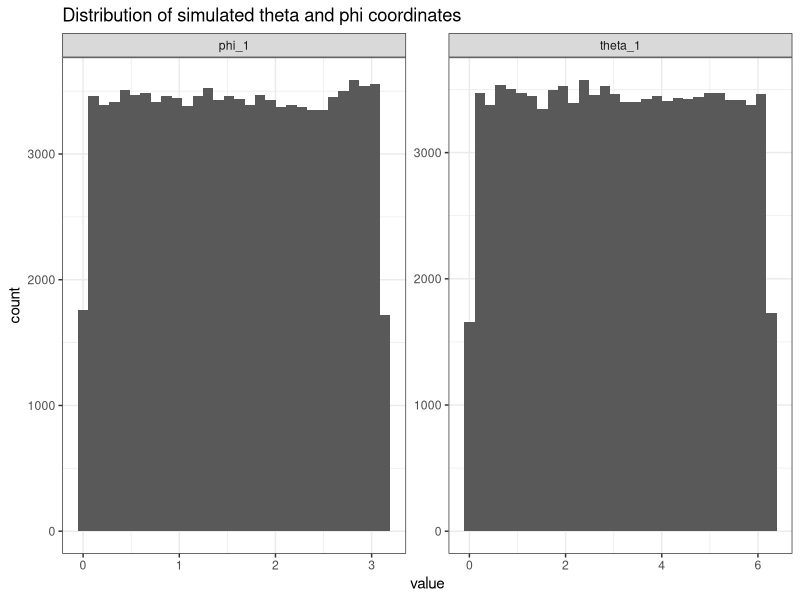
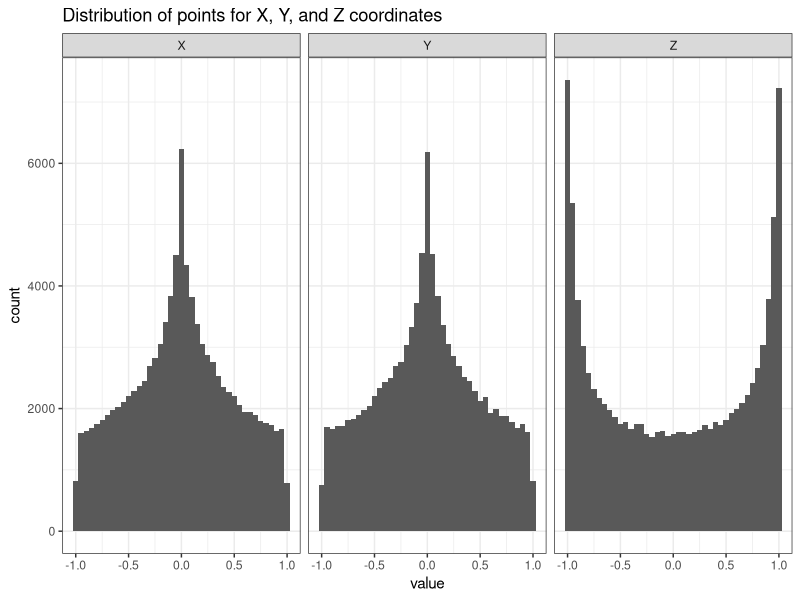
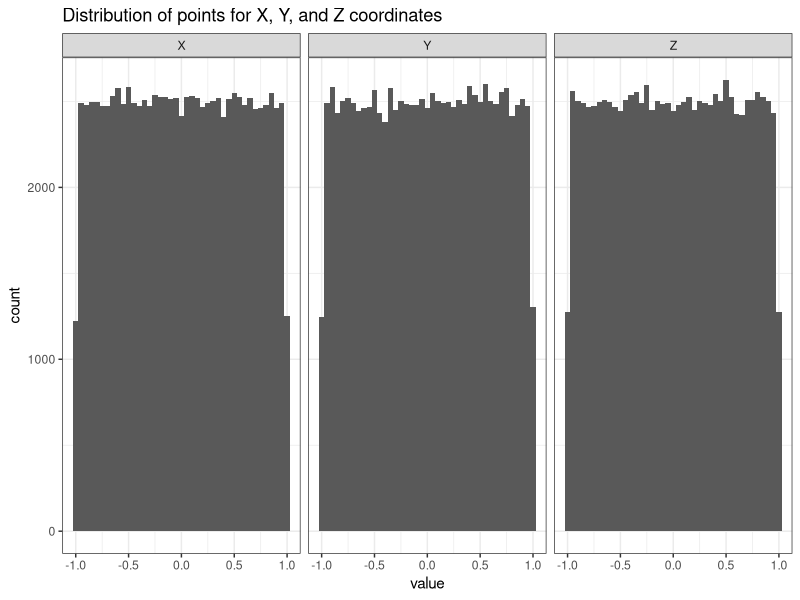

Generate these figures, in order, with R:
## ---- chunk 1
knitr::opts_chunk$set(echo = TRUE,warning = FALSE,message = FALSE)
## ---- chunk 2
library(tidyverse)

n <-  1e6

set.seed(123)
x1 <- runif(n) ;x2 <- runif(n)
y1 <- runif(n) ;y2 <- runif(n)

distances <-  sqrt((x2-x1)^2+(y2-y1)^2)

sim_dist <-  mean(distances)
exact_dist <-  (2+sqrt(2)+5*log(sqrt(2)+1))/15

sim_dist
## ---- chunk 3
exact_dist
## ---- chunk 4
(sim_dist-exact_dist)/exact_dist*100
## ---- chunk 5
#Test of same distance
theta_1 = runif(1,max=2*pi) ;theta_2 = runif(1,max=2*pi)

## distances
# in x and y
sqrt((cos(theta_2)-cos(theta_1))^2+(sin(theta_2)-sin(theta_1))^2)
## ---- chunk 6
sqrt(2-2*cos(theta_2-theta_1))
## ---- chunk 7
abs(2*sin( (theta_2-theta_1)/2  ))
## ---- chunk 8
n <- 1e6
set.seed(123)
theta_1 <- runif(n,min=0,max=2*pi)
theta_2 <- runif(n,min=0,max=2*pi)

sim_dist <-  mean(sqrt(2-2*cos(theta_2-theta_1)))
sim_dist
## ---- chunk 9
exact_dist <- 4/pi
exact_dist
## ---- chunk 10
(sim_dist-exact_dist)/(exact_dist)*100
## ---- chunk 11
n <- 1e5
set.seed(123)
theta_1 <-runif(n,min=0,max=2*pi)
theta_2 <-runif(n,min=0,max=2*pi)
phi_1 <-  runif(n,min=0,max=pi)
phi_2 <-  runif(n,min=0,max=pi)

dist <- sqrt(2-2*(sin(phi_1)*sin(phi_2)*cos(theta_2-theta_1)+cos(phi_1)*cos(phi_2)))
simple_dist <- sqrt(2-2*(cos(phi_2)))

mean(dist)
mean(simple_dist)
## ---- chunk 12
polar_to_cart <- function(theta,phi){
  x = cos(theta)*sin(phi)
  y = sin(theta)*sin(phi)
  z = cos(phi)
return(list(x,y,z))
}

sphere_1 <- polar_to_cart(theta_1,phi_1)
sphere_2 <- polar_to_cart(theta_2,phi_2)

dist <- sqrt((sphere_2[[1]]-sphere_1[[1]])^2+(sphere_2[[2]]-sphere_1[[2]])^2+(sphere_2[[3]]-sphere_1[[3]])^2)
mean(dist)
## ---- chunk 13
cbind(theta_1,phi_1) %>%  as_tibble() %>%
  pivot_longer(everything()) %>% 
  ggplot(aes(x=value))+geom_histogram()+
  facet_wrap(.~name,scales="free")+
  ggtitle("Distribution of simulated theta and phi coordinates")+
  theme_bw()
## ---- chunk 14
sphere_1 %>% as_tibble(.name_repair = "unique") %>% 
    rename("X"="...1","Y"="...2","Z"="...3") %>% 
  pivot_longer(everything()) %>% 
  ggplot(aes(x=value))+geom_histogram(binwidth = .05)+
  facet_wrap(.~name)+theme_bw()+
  ggtitle("Distribution of points for X, Y, and Z coordinates")
## ---- chunk 15
n <- 1e5
generate_points_on_sphere <- function(n=100){
  u <-  runif(n)
  v <-  runif(n)
  
  theta <- 2*pi*u
  phi <- acos(2*v-1)
  
  return(list(theta,phi))
}
set.seed(123)
sphere_1 <- generate_points_on_sphere(n)
sphere_2 <- generate_points_on_sphere(n)
## ---- chunk 16
sphere_1_df <-  sphere_1 %>%  as_tibble(.name_repair = "unique") %>% 
  rename(c("theta"="...1","phi"="...2"))

polar_to_cart(sphere_1_df$theta,sphere_1_df$phi) %>% as_tibble(.name_repair = "unique") %>% 
    rename("X"="...1","Y"="...2","Z"="...3") %>% 
  pivot_longer(everything()) %>% 
  ggplot(aes(x=value))+geom_histogram(binwidth = .05)+
  facet_wrap(.~name)+theme_bw()+
  ggtitle("Distribution of points for X, Y, and Z coordinates")
## ---- chunk 17
theta_1 <- sphere_1[[1]]  ;theta_2 <-  sphere_2[[1]]
phi_1 <- sphere_1[[2]]  ;phi_2 <-  sphere_2[[2]]


dist <- mean(sqrt(2-2*(sin(phi_1)*sin(phi_2)*cos(theta_2-theta_1)+cos(phi_1)*cos(phi_2))))
dist

simple_dist <- mean(sqrt(2-2*(cos(phi_2))))
simple_dist

## ---- chunk 18
(simple_dist-(4/3))/(4/3)*100
